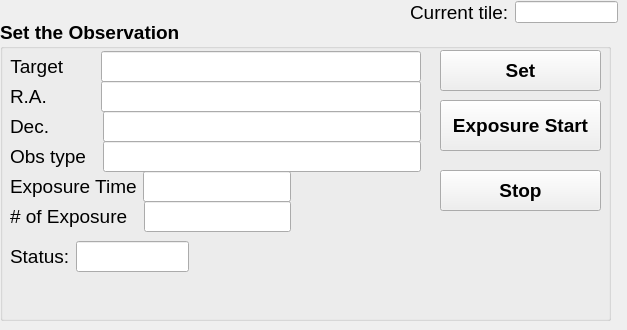
      <widget class="QWidget" name="tab_single">
       <attribute name="title">
        <string>Single Mode</string>
       </attribute>
       <widget class="QGroupBox" name="group_single_obs">
        <property name="geometry">
         <rect>
          <x>0</x>
          <y>20</y>
          <width>611</width>
          <height>301</height>
         </rect>
        </property>
        <property name="font">
         <font>
          <family>Arial</family>
          <pointsize>14</pointsize>
          <weight>75</weight>
          <bold>true</bold>
          <strikeout>false</strikeout>
         </font>
        </property>
        <property name="title">
         <string>Set the Observation</string>
        </property>
        <widget class="QPushButton" name="pushbtn_set_single">
         <property name="geometry">
          <rect>
           <x>440</x>
           <y>30</y>
           <width>161</width>
           <height>41</height>
          </rect>
         </property>
         <property name="font">
          <font>
           <family>Arial</family>
           <pointsize>14</pointsize>
           <weight>75</weight>
           <bold>true</bold>
           <strikeout>false</strikeout>
          </font>
         </property>
         <property name="toolTip">
          <string>&lt;html&gt;&lt;head/&gt;&lt;body&gt;&lt;p&gt;To set the information of the observation&lt;/p&gt;&lt;/body&gt;&lt;/html&gt;</string>
         </property>
         <property name="text">
          <string>Set</string>
         </property>
        </widget>
        <widget class="QPushButton" name="pushbtn_start_single">
         <property name="geometry">
          <rect>
           <x>440</x>
           <y>80</y>
           <width>161</width>
           <height>51</height>
          </rect>
         </property>
         <property name="font">
          <font>
           <family>Arial</family>
           <pointsize>14</pointsize>
           <weight>75</weight>
           <bold>true</bold>
           <strikeout>false</strikeout>
          </font>
         </property>
         <property name="toolTip">
          <string>&lt;html&gt;&lt;head/&gt;&lt;body&gt;&lt;p&gt;To set the information of the observation&lt;/p&gt;&lt;/body&gt;&lt;/html&gt;</string>
         </property>
         <property name="text">
          <string>Exposure Start</string>
         </property>
        </widget>
        <widget class="QWidget" name="layoutWidget_5">
         <property name="geometry">
          <rect>
           <x>10</x>
           <y>220</y>
           <width>179</width>
           <height>33</height>
          </rect>
         </property>
         <layout class="QHBoxLayout" name="horizontalLayout_obs_status_2">
          <item>
           <widget class="QLabel" name="label_obs_status_2">
            <property name="font">
             <font>
              <family>Arial</family>
              <pointsize>14</pointsize>
              <weight>50</weight>
              <bold>false</bold>
              <strikeout>false</strikeout>
             </font>
            </property>
            <property name="text">
             <string>Status:</string>
            </property>
           </widget>
          </item>
          <item>
           <widget class="QLineEdit" name="lineEdit_obs_status_2">
            <property name="text">
             <string/>
            </property>
            <property name="readOnly">
             <bool>true</bool>
            </property>
           </widget>
          </item>
         </layout>
        </widget>
        <widget class="QPushButton" name="pushbtn_stop_single">
         <property name="geometry">
          <rect>
           <x>440</x>
           <y>150</y>
           <width>161</width>
           <height>41</height>
          </rect>
         </property>
         <property name="font">
          <font>
           <family>Arial</family>
           <pointsize>14</pointsize>
           <weight>75</weight>
           <bold>true</bold>
           <strikeout>false</strikeout>
          </font>
         </property>
         <property name="toolTip">
          <string>&lt;html&gt;&lt;head/&gt;&lt;body&gt;&lt;p&gt;To set the information of the observation&lt;/p&gt;&lt;/body&gt;&lt;/html&gt;</string>
         </property>
         <property name="text">
          <string>Stop</string>
         </property>
        </widget>
        <widget class="QWidget" name="layoutWidget">
         <property name="geometry">
          <rect>
           <x>10</x>
           <y>30</y>
           <width>411</width>
           <height>33</height>
          </rect>
         </property>
         <layout class="QHBoxLayout" name="horizontalLayout_target_name">
          <item>
           <widget class="QLabel" name="label_target_target_name">
            <property name="font">
             <font>
              <family>Arial</family>
              <pointsize>14</pointsize>
              <weight>50</weight>
              <bold>false</bold>
              <strikeout>false</strikeout>
             </font>
            </property>
            <property name="text">
             <string>Target      </string>
            </property>
            <property name="scaledContents">
             <bool>false</bool>
            </property>
            <property name="alignment">
             <set>Qt::AlignCenter</set>
            </property>
           </widget>
          </item>
          <item>
           <widget class="QLineEdit" name="lineEdit_target_name">
            <property name="text">
             <string/>
            </property>
            <property name="alignment">
             <set>Qt::AlignCenter</set>
            </property>
            <property name="readOnly">
             <bool>false</bool>
            </property>
           </widget>
          </item>
         </layout>
        </widget>
        <widget class="QWidget" name="layoutWidget">
         <property name="geometry">
          <rect>
           <x>10</x>
           <y>60</y>
           <width>411</width>
           <height>33</height>
          </rect>
         </property>
         <layout class="QHBoxLayout" name="horizontalLayout_ra_2">
          <item>
           <widget class="QLabel" name="label_ra_2">
            <property name="font">
             <font>
              <family>Arial</family>
              <pointsize>14</pointsize>
              <weight>50</weight>
              <bold>false</bold>
              <strikeout>false</strikeout>
             </font>
            </property>
            <property name="text">
             <string>R.A.         </string>
            </property>
           </widget>
          </item>
          <item>
           <widget class="QLineEdit" name="lineEdit_ra_2">
            <property name="text">
             <string/>
            </property>
            <property name="readOnly">
             <bool>false</bool>
            </property>
           </widget>
          </item>
         </layout>
        </widget>
        <widget class="QWidget" name="layoutWidget">
         <property name="geometry">
          <rect>
           <x>10</x>
           <y>90</y>
           <width>411</width>
           <height>33</height>
          </rect>
         </property>
         <layout class="QHBoxLayout" name="horizontalLayout_dec_2">
          <item>
           <widget class="QLabel" name="label_dec_2">
            <property name="font">
             <font>
              <family>Arial</family>
              <pointsize>14</pointsize>
              <weight>50</weight>
              <bold>false</bold>
              <strikeout>false</strikeout>
             </font>
            </property>
            <property name="text">
             <string>Dec.         </string>
            </property>
           </widget>
          </item>
          <item>
           <widget class="QLineEdit" name="lineEdit_dec_2">
            <property name="text">
             <string/>
            </property>
            <property name="readOnly">
             <bool>false</bool>
            </property>
           </widget>
          </item>
         </layout>
        </widget>
        <widget class="QWidget" name="layoutWidget">
         <property name="geometry">
          <rect>
           <x>10</x>
           <y>120</y>
           <width>411</width>
           <height>33</height>
          </rect>
         </property>
         <layout class="QHBoxLayout" name="horizontalLayout_obs_type_2">
          <item>
           <widget class="QLabel" name="label_obs_type_2">
            <property name="font">
             <font>
              <family>Arial</family>
              <pointsize>14</pointsize>
              <weight>50</weight>
              <bold>false</bold>
              <strikeout>false</strikeout>
             </font>
            </property>
            <property name="text">
             <string>Obs type  </string>
            </property>
           </widget>
          </item>
          <item>
           <widget class="QLineEdit" name="lineEdit_obs_type_2">
            <property name="text">
             <string/>
            </property>
            <property name="readOnly">
             <bool>false</bool>
            </property>
           </widget>
          </item>
         </layout>
        </widget>
        <widget class="QWidget" name="layoutWidget">
         <property name="geometry">
          <rect>
           <x>10</x>
           <y>150</y>
           <width>281</width>
           <height>33</height>
          </rect>
         </property>
         <layout class="QHBoxLayout" name="horizontalLayout_exp_time_2">
          <item>
           <widget class="QLabel" name="label_exp_time_2">
            <property name="font">
             <font>
              <family>Arial</family>
              <pointsize>14</pointsize>
              <weight>50</weight>
              <bold>false</bold>
              <strikeout>false</strikeout>
             </font>
            </property>
            <property name="text">
             <string>Exposure Time</string>
            </property>
           </widget>
          </item>
          <item>
           <widget class="QLineEdit" name="lineEdit_exp_time_2">
            <property name="text">
             <string/>
            </property>
            <property name="readOnly">
             <bool>false</bool>
            </property>
           </widget>
          </item>
         </layout>
        </widget>
        <widget class="QWidget" name="layoutWidget">
         <property name="geometry">
          <rect>
           <x>10</x>
           <y>180</y>
           <width>281</width>
           <height>33</height>
          </rect>
         </property>
         <layout class="QHBoxLayout" name="horizontalLayout_num_exp_2">
          <item>
           <widget class="QLabel" name="label_num_exp_2">
            <property name="font">
             <font>
              <family>Arial</family>
              <pointsize>14</pointsize>
              <weight>50</weight>
              <bold>false</bold>
              <strikeout>false</strikeout>
             </font>
            </property>
            <property name="text">
             <string># of Exposure  </string>
            </property>
           </widget>
          </item>
          <item>
           <widget class="QLineEdit" name="lineEdit_num_exp_2">
            <property name="text">
             <string/>
            </property>
            <property name="readOnly">
             <bool>false</bool>
            </property>
           </widget>
          </item>
         </layout>
        </widget>
       </widget>
       <widget class="QWidget" name="layoutWidget_6">
        <property name="geometry">
         <rect>
          <x>410</x>
          <y>0</y>
          <width>208</width>
          <height>25</height>
         </rect>
        </property>
        <layout class="QHBoxLayout" name="horizontalLayout_current_tile_2">
         <item>
          <widget class="QLabel" name="label_current_tile_2">
           <property name="font">
            <font>
             <family>Arial</family>
             <pointsize>14</pointsize>
             <weight>50</weight>
             <bold>false</bold>
             <strikeout>false</strikeout>
            </font>
           </property>
           <property name="text">
            <string>Current tile:</string>
           </property>
          </widget>
         </item>
         <item>
          <widget class="QLineEdit" name="lineEdit_current_tile_2">
           <property name="text">
            <string/>
           </property>
           <property name="readOnly">
            <bool>true</bool>
           </property>
          </widget>
         </item>
        </layout>
       </widget>
      </widget>
